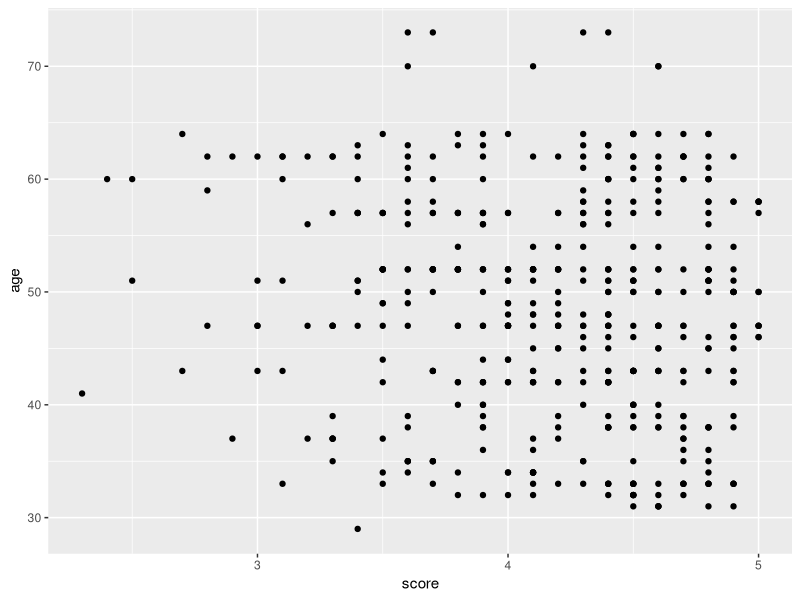
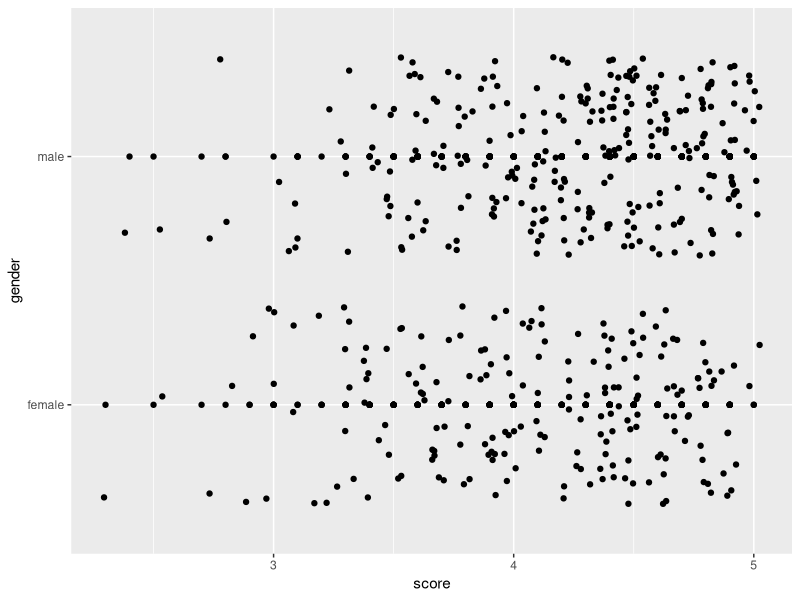
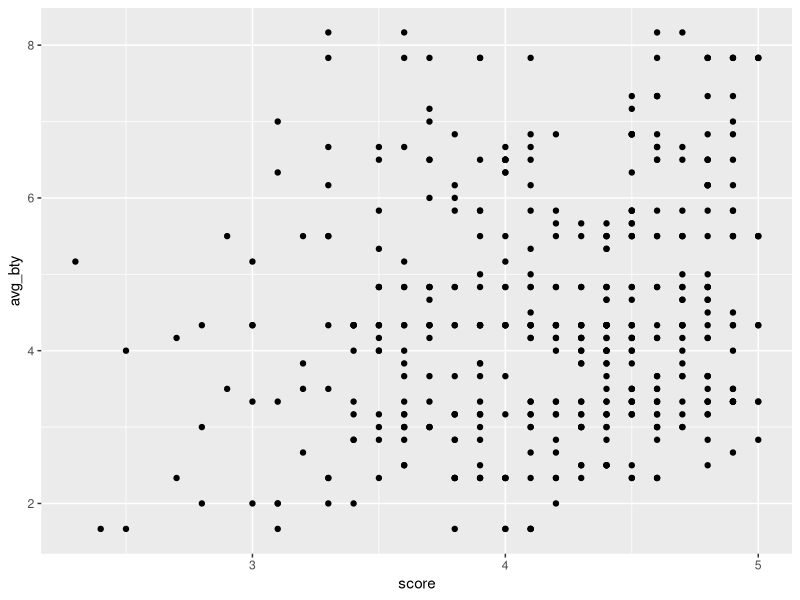
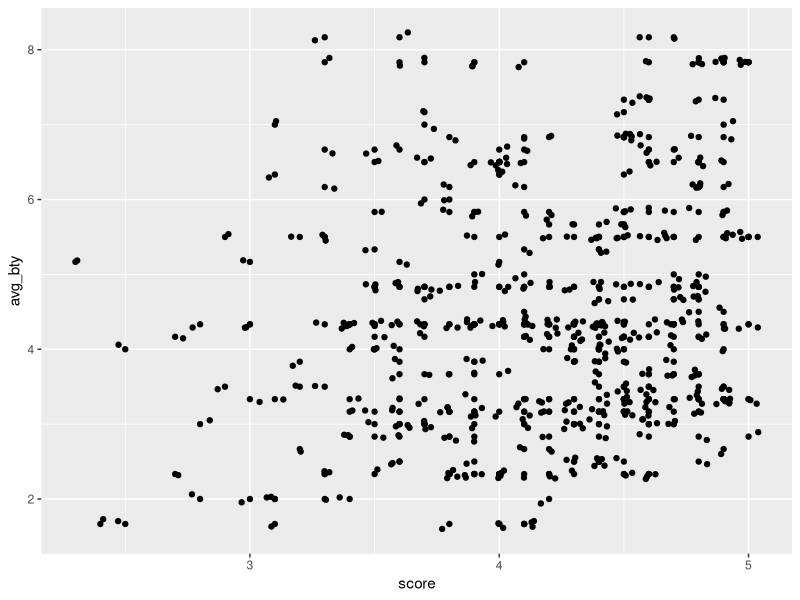
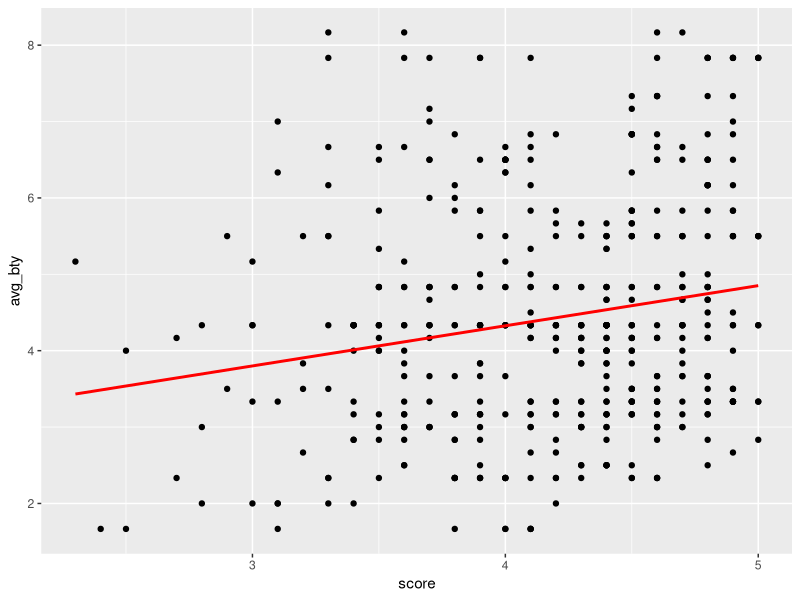
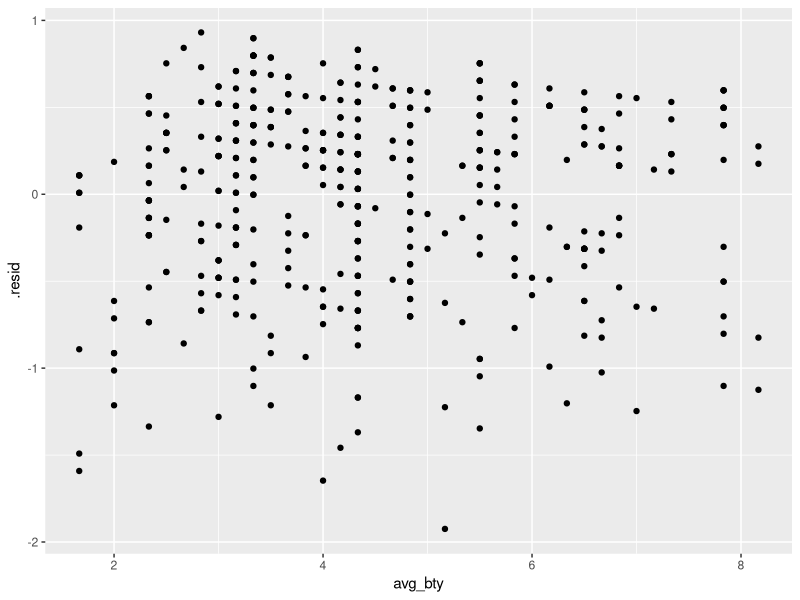

Source code (R) for these figures, in order: (Note: this script raises an error after producing the figures.)
## ---- chunk 1
# global chunk options
knitr::opts_chunk$set(echo = TRUE,
                      error = TRUE,
                      message = FALSE, 
                      warning = FALSE,
                      comment = NA,
                      fig.width=6, 
                      fig.height=5)
## ---- chunk 2
library(tidyverse)
library(broom)
## ---- chunk 3
theme_custom <- function() {
  theme_bw() +
  theme(text = element_text(color = "#4C6A92"),
        axis.title = element_text(size = 16), 
        title = element_text(size = 20),
        legend.title = element_text(size = 10),
        legend.text = element_text(size = 10),
        axis.text.x = element_text(size = 12),
        axis.text.y = element_text(size = 12),
        plot.caption = element_text(size = 10))
}
## ---- chunk 4
evals <- read_csv("evals-mod.csv")
glimpse(evals)
attach(evals)
levels(as.factor(cls_profs))
## ---- chunk 5
library(ggplot2)

ggplot(evals, aes(score, age)) + geom_point()

#No correlation, the values look pretty evenly distributed. 
## ---- chunk 6
ggplot(evals, aes(score, gender)) + geom_point() + geom_jitter()

#The score seems equally variable across genders
## ---- chunk 7
evals = evals %>%
  rowwise() %>%
  mutate(avg_bty = mean(c_across(bty_f1lower:bty_m2upper)))

## ---- chunk 8
ggplot(evals, aes(score, avg_bty)) + geom_point() 

#Slight positive correlation between the two variables.
## ---- chunk 9
ggplot(evals, aes(score, avg_bty)) + geom_point() + geom_jitter()

#The positive corrolation between the variables is more apparent now.
## ---- chunk 10

m.bty <- lm(score ~ avg_bty, data = evals)
m.bty %>%
  broom::tidy()
#b0 = 3.88, b1 = .066
## ---- chunk 11
evals %>% 
  ggplot( aes(x = score, y = avg_bty)) + geom_point() + geom_smooth(method=lm, se= FALSE, color = "red")
## ---- chunk 12
#The slope of the fit shows the correlation between the variables. In this case there is a small positive correlation between the variables. The intercept shows what average beauty a professor with score zero would have. In this case I think the quantity is meaningless because there isn't a direct corrolation between beauty and score. 
## ---- chunk 13
m.bty %>%
  glance(r.squared) 

#the r^2 value is .035 which means the fit is terrible, there's a high variability in the regression
## ---- chunk 14
m.bty %>%
  augment() %>%
  ggplot(mapping = aes(x =avg_bty,y = .resid)) +geom_point()

#the residuals are fairly uniform, but have a slight trend to them. This means that the type of fit used was correct. 
## ---- chunk 15
res = resid(mod.fit)
sum_res = sum(res**2)
sum_res
